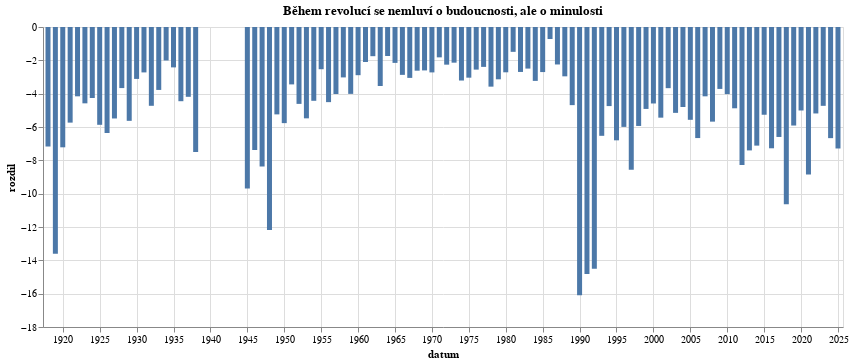

Here is the notebook cell this chart was saved with:
### Code cell
vyvoj = df.drop_nulls(
    subset=["datum"]
).explode(
    "roky"
).with_columns(
    (pl.col("roky") - pl.col("datum").dt.year()).alias("rozdil")
).filter(
    pl.col("rozdil").is_between(-100,100)
).group_by_dynamic(
    index_column='datum',every='1y'
).agg(
    pl.col('rozdil').mean()
)

alt.Chart(vyvoj.to_pandas(),width=800,title="Během revolucí se nemluví o budoucnosti, ale o minulosti").mark_bar().encode(alt.X('datum:T'),alt.Y('rozdil:Q'))

### Figure 1 — Vega-Lite specification as saved in the notebook (floating-point values rounded to 4 significant figures)
{"config": {"view": {"continuousWidth": 300, "continuousHeight": 300}}, "data": {"name": "data-37c8adf35a762c289eccd525ca6638e4"}, "mark": {"type": "bar"}, "encoding": {"x": {"field": "datum", "type": "temporal"}, "y": {"field": "rozdil", "type": "quantitative"}}, "title": "Během revolucí se nemluví o budoucnosti, ale o minulosti", "width": 800, "$schema": "https://vega.github.io/schema/vega-lite/v5.8.0.json", "datasets": {"data-37c8adf35a762c289eccd525ca6638e4": [{"datum": "1918-01-01T00:00:00", "rozdil": -7.171}, {"datum": "1919-01-01T00:00:00", "rozdil": -13.6}, {"datum": "1920-01-01T00:00:00", "rozdil": -7.219}, {"datum": "1921-01-01T00:00:00", "rozdil": -5.738}, {"datum": "1922-01-01T00:00:00", "rozdil": -4.159}, {"datum": "1923-01-01T00:00:00", "rozdil": -4.58}, {"datum": "1924-01-01T00:00:00", "rozdil": -4.26}, {"datum": "1925-01-01T00:00:00", "rozdil": -5.869}, {"datum": "1926-01-01T00:00:00", "rozdil": -6.361}, {"datum": "1927-01-01T00:00:00", "rozdil": -5.488}, {"datum": "1928-01-01T00:00:00", "rozdil": -3.665}, {"datum": "1929-01-01T00:00:00", "rozdil": -5.63}, {"datum": "1930-01-01T00:00:00", "rozdil": -3.114}, {"datum": "1931-01-01T00:00:00", "rozdil": -2.724}, {"datum": "1932-01-01T00:00:00", "rozdil": -4.728}, {"datum": "1933-01-01T00:00:00", "rozdil": -3.776}, {"datum": "1934-01-01T00:00:00", "rozdil": -2.009}, {"datum": "1935-01-01T00:00:00", "rozdil": -2.423}, {"datum": "1936-01-01T00:00:00", "rozdil": -4.453}, {"datum": "1937-01-01T00:00:00", "rozdil": -4.189}, {"datum": "1938-01-01T00:00:00", "rozdil": -7.501}, {"datum": "1945-01-01T00:00:00", "rozdil": -9.688}, {"datum": "1946-01-01T00:00:00", "rozdil": -7.38}, {"datum": "1947-01-01T00:00:00", "rozdil": -8.374}, {"datum": "1948-01-01T00:00:00", "rozdil": -12.17}, {"datum": "1949-01-01T00:00:00", "rozdil": -5.243}, {"datum": "1950-01-01T00:00:00", "rozdil": -5.768}, {"datum": "1951-01-01T00:00:00", "rozdil": -3.444}, {"datum": "1952-01-01T00:00:00", "rozdil": -4.613}, {"datum": "1953-01-01T00:00:00", "rozdil": -5.48}, {"datum": "1954-01-01T00:00:00", "rozdil": -4.428}, {"datum": "1955-01-01T00:00:00", "rozdil": -2.533}, {"datum": "1956-01-01T00:00:00", "rozdil": -4.508}, {"datum": "1957-01-01T00:00:00", "rozdil": -4.019}, {"datum": "1958-01-01T00:00:00", "rozdil": -3.025}, {"datum": "1959-01-01T00:00:00", "rozdil": -4.012}, {"datum": "1960-01-01T00:00:00", "rozdil": -2.892}, {"datum": "1961-01-01T00:00:00", "rozdil": -2.099}, {"datum": "1962-01-01T00:00:00", "rozdil": -1.751}, {"datum": "1963-01-01T00:00:00", "rozdil": -3.539}, {"datum": "1964-01-01T00:00:00", "rozdil": -1.739}, {"datum": "1965-01-01T00:00:00", "rozdil": -2.153}, {"datum": "1966-01-01T00:00:00", "rozdil": -2.872}, {"datum": "1967-01-01T00:00:00", "rozdil": -3.053}, {"datum": "1968-01-01T00:00:00", "rozdil": -2.621}, {"datum": "1969-01-01T00:00:00", "rozdil": -2.605}, {"datum": "1970-01-01T00:00:00", "rozdil": -2.724}, {"datum": "1971-01-01T00:00:00", "rozdil": -1.821}, {"datum": "1972-01-01T00:00:00", "rozdil": -2.259}, {"datum": "1973-01-01T00:00:00", "rozdil": -2.14}, {"datum": "1974-01-01T00:00:00", "rozdil": -3.212}, {"datum": "1975-01-01T00:00:00", "rozdil": -3.04}, {"datum": "1976-01-01T00:00:00", "rozdil": -2.557}, {"datum": "1977-01-01T00:00:00", "rozdil": -2.393}, {"datum": "1978-01-01T00:00:00", "rozdil": -3.579}, {"datum": "1979-01-01T00:00:00", "rozdil": -3.139}, {"datum": "1980-01-01T00:00:00", "rozdil": -2.718}, {"datum": "1981-01-01T00:00:00", "rozdil": -1.491}, {"datum": "1982-01-01T00:00:00", "rozdil": -2.697}, {"datum": "1983-01-01T00:00:00", "rozdil": -2.495}, {"datum": "1984-01-01T00:00:00", "rozdil": -3.234}, {"datum": "1985-01-01T00:00:00", "rozdil": -2.704}, {"datum": "1986-01-01T00:00:00", "rozdil": -0.7199}, {"datum": "1987-01-01T00:00:00", "rozdil": -2.249}, {"datum": "1988-01-01T00:00:00", "rozdil": -2.96}, {"datum": "1989-01-01T00:00:00", "rozdil": -4.688}, {"datum": "1990-01-01T00:00:00", "rozdil": -16.09}, {"datum": "1991-01-01T00:00:00", "rozdil": -14.82}, {"datum": "1992-01-01T00:00:00", "rozdil": -14.5}, {"datum": "1993-01-01T00:00:00", "rozdil": -6.529}, {"datum": "1994-01-01T00:00:00", "rozdil": -4.745}, {"datum": "1995-01-01T00:00:00", "rozdil": -6.8}, {"datum": "1996-01-01T00:00:00", "rozdil": -5.993}, {"datum": "1997-01-01T00:00:00", "rozdil": -8.558}, {"datum": "1998-01-01T00:00:00", "rozdil": -5.938}, {"datum": "1999-01-01T00:00:00", "rozdil": -4.915}, {"datum": "2000-01-01T00:00:00", "rozdil": -4.589}, {"datum": "2001-01-01T00:00:00", "rozdil": -5.44}, {"datum": "2002-01-01T00:00:00", "rozdil": -3.67}, {"datum": "2003-01-01T00:00:00", "rozdil": -5.152}, {"datum": "2004-01-01T00:00:00", "rozdil": -4.8}, {"datum": "2005-01-01T00:00:00", "rozdil": -5.569}, {"datum": "2006-01-01T00:00:00", "rozdil": -6.664}, {"datum": "2007-01-01T00:00:00", "rozdil": -4.159}, {"datum": "2008-01-01T00:00:00", "rozdil": -5.678}, {"datum": "2009-01-01T00:00:00", "rozdil": -3.715}, {"datum": "2010-01-01T00:00:00", "rozdil": -4.026}, {"datum": "2011-01-01T00:00:00", "rozdil": -4.878}, {"datum": "2012-01-01T00:00:00", "rozdil": -8.276}, {"datum": "2013-01-01T00:00:00", "rozdil": -7.404}, {"datum": "2014-01-01T00:00:00", "rozdil": -7.117}, {"datum": "2015-01-01T00:00:00", "rozdil": -5.265}, {"datum": "2016-01-01T00:00:00", "rozdil": -7.277}, {"datum": "2017-01-01T00:00:00", "rozdil": -6.598}, {"datum": "2018-01-01T00:00:00", "rozdil": -10.63}, {"datum": "2019-01-01T00:00:00", "rozdil": -5.912}, {"datum": "2020-01-01T00:00:00", "rozdil": -5.009}, {"datum": "2021-01-01T00:00:00", "rozdil": -8.849}, {"datum": "2022-01-01T00:00:00", "rozdil": -5.188}, {"datum": "2023-01-01T00:00:00", "rozdil": -4.729}, {"datum": "2024-01-01T00:00:00", "rozdil": -6.668}, {"datum": "2025-01-01T00:00:00", "rozdil": -7.289}]}}
